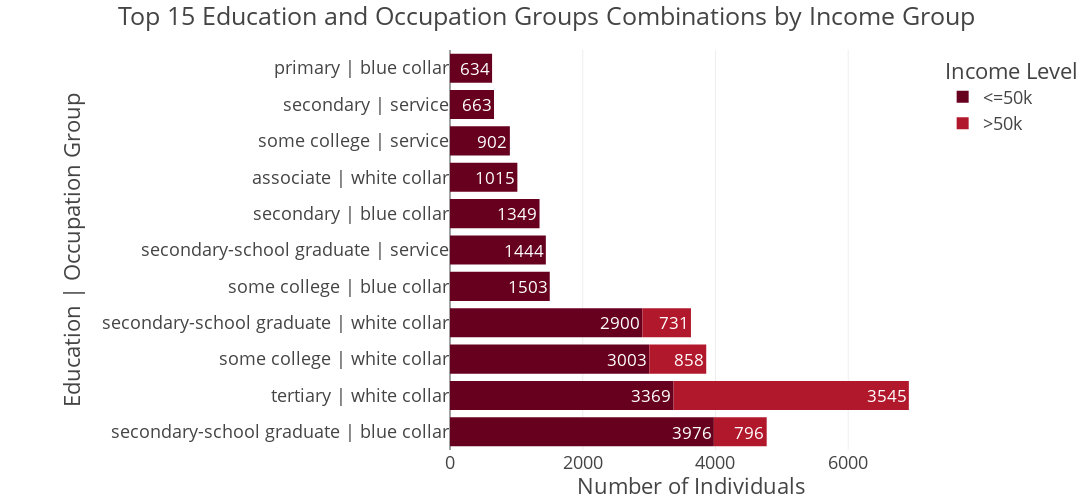

Notebook code for this chart:
### Code cell
num = 15
adult_df_combos = adult_df_income_edu_occ.head(num)
fig = px.bar(
    adult_df_combos,
    x = 'total',
    y = 'edu_occ',
    color = 'income',
    orientation = 'h',
    title = f'Top {num} Education and Occupation Groups Combinations by Income Group',
    # barmode = 'group', 
    height = 500,
    width=1100,
    color_discrete_sequence=px.colors.sequential.RdBu,
    text = 'total'
)
fig.update_layout(template="presentation", 
                  xaxis_title='Number of Individuals', 
                  yaxis_title='Education | Occupation Group', 
                  legend_title=dict(text='Income Level'),
                  margin=dict(l=450, r=50, t=50, b=50),
                  paper_bgcolor = "rgba(0, 0, 0, 0)", 
                  plot_bgcolor = "rgba(0, 0, 0, 0)")
fig.update_traces(textposition='inside')
fig.show()
fig.write_image(os.path.join(results_dir, 'income_distribution_by_eduandocc_bar_plot.jpg'))
fig.write_image(os.path.join(results_dir, 'income_distribution_by_eduandocc_bar_plot.png'))
fig.write_html(os.path.join(results_dir, 'income_distribution_by_eduandocc_bar_plot.html'))

### Figure 1 — Plotly figure (JSON) as saved in the notebook; plotly's stock layout.template omitted (floating-point values rounded to 4 significant figures)
{"data": [{"hovertemplate": "income=<=50k<br>total=%{text}<br>edu_occ=%{y}<extra></extra>", "legendgroup": "<=50k", "marker": {"color": "rgb(103,0,31)", "pattern": {"shape": ""}}, "name": "<=50k", "orientation": "h", "showlegend": true, "text": [3976.0, 3369.0, 3003.0, 2900.0, 1503.0, 1444.0, 1349.0, 1015.0, 902.0, 663.0, 634.0], "textposition": "inside", "type": "bar", "x": [3976, 3369, 3003, 2900, 1503, 1444, 1349, 1015, 902, 663, 634], "xaxis": "x", "y": ["secondary-school graduate | blue collar", "tertiary | white collar", "some college | white collar", "secondary-school graduate | white collar", "some college | blue collar", "secondary-school graduate | service", "secondary | blue collar", "associate | white collar", "some college | service", "secondary | service", "primary | blue collar"], "yaxis": "y"}, {"hovertemplate": "income=>50k<br>total=%{text}<br>edu_occ=%{y}<extra></extra>", "legendgroup": ">50k", "marker": {"color": "rgb(178,24,43)", "pattern": {"shape": ""}}, "name": ">50k", "orientation": "h", "showlegend": true, "text": [3545.0, 858.0, 796.0, 731.0], "textposition": "inside", "type": "bar", "x": [3545, 858, 796, 731], "xaxis": "x", "y": ["tertiary | white collar", "some college | white collar", "secondary-school graduate | blue collar", "secondary-school graduate | white collar"], "yaxis": "y"}], "layout": {"barmode": "relative", "height": 500, "legend": {"title": {"text": "Income Level"}, "tracegroupgap": 0}, "margin": {"b": 50, "l": 450, "r": 50, "t": 50}, "paper_bgcolor": "rgba(0, 0, 0, 0)", "plot_bgcolor": "rgba(0, 0, 0, 0)", "title": {"text": "Top 15 Education and Occupation Groups Combinations by Income Group"}, "width": 1100, "xaxis": {"anchor": "y", "autorange": true, "domain": [0, 1], "range": [0, 7278.0], "title": {"text": "Number of Individuals"}, "type": "linear"}, "yaxis": {"anchor": "x", "autorange": true, "domain": [0, 1], "range": [-0.5, 10.5], "title": {"text": "Education | Occupation Group"}, "type": "category"}}}
